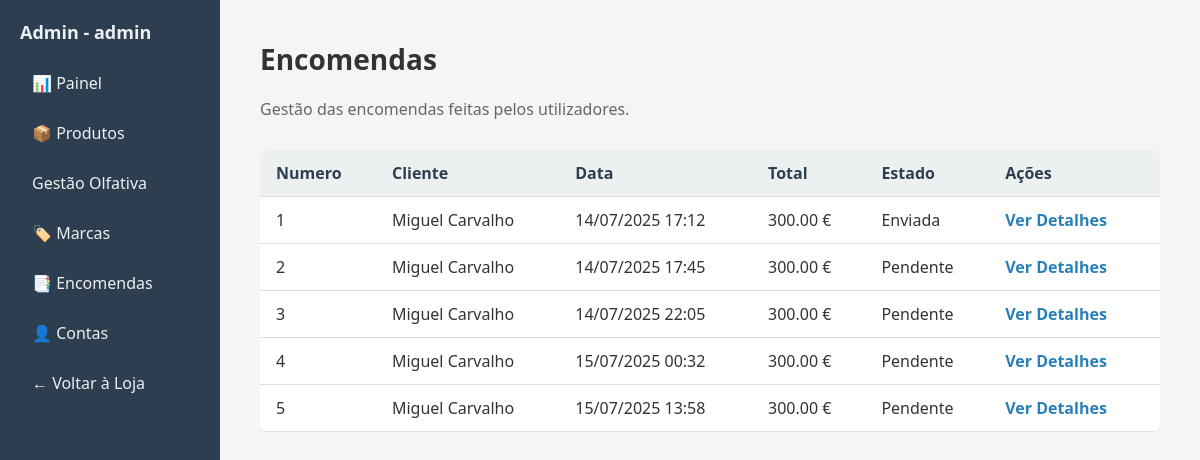
Page /dashboard/encomendas.php (signed in) on the committed database.
### tables this page shows
CREATE TABLE `encomendas` (
  `id_encomenda` int(11) NOT NULL,
  `id_cliente` int(11) DEFAULT NULL,
  `data_encomenda` datetime DEFAULT current_timestamp(),
  `total` decimal(10,2) NOT NULL,
  `estado` varchar(50) DEFAULT 'Pendente'
);

CREATE TABLE `clientes` (
  `id_cliente` int(11) NOT NULL,
  `nome_completo` varchar(255) DEFAULT NULL,
  `username` varchar(50) NOT NULL,
  `email` varchar(150) DEFAULT NULL,
  `telefone` varchar(20) DEFAULT NULL,
  `password` varchar(255) DEFAULT NULL,
  `criado_em` datetime DEFAULT current_timestamp()
);

### config.php (called while the page is built, shortened)
<?php
$host = 'localhost';
$user = 'root';
$password = '';
$dbname = 'perfumes_nicho';
try {
    $pdo = new PDO("mysql:host=$host;dbname=$dbname;charset=utf8", $user, $password);
    $pdo->setAttribute(PDO::ATTR_ERRMODE, PDO::ERRMODE_EXCEPTION);
} catch (PDOException $e) {
    die("Erro PDO: " . $e->getMessage());
}
function listarEncomendas($estado = '')
{
    global $pdo;
    $sql = "SELECT e.*, c.nome_completo
            FROM encomendas e
            JOIN clientes c ON e.id_cliente = c.id_cliente";
    if ($estado !== '') {
        $sql .= " WHERE e.estado = ?";
        $stmt = $pdo->prepare($sql);
        $stmt->execute([$estado]);
    } else {
        $stmt = $pdo->query($sql);
    }
    return $stmt->fetchAll(PDO::FETCH_ASSOC);
}
?>

### dashboard/encomendas.php (the view, shortened to what this page needs)
<?php
include('../config.php');
$encomendas = listarEncomendas();
?>
<!DOCTYPE html>
<html lang="pt">
<head>
    <link rel="stylesheet" href="styles.css">
</head>
<body>
<?php include('admin_layout.php'); ?>
<div class="main-content">
    <h1>Encomendas</h1>
    <p>Gestão das encomendas feitas pelos utilizadores.</p>
    <div class="tabela-produtos">
        <table>
            <thead>
                <tr>
                    <th>Numero</th>
                    <th>Cliente</th>
                    <th>Data</th>
                    <th>Total</th>
                    <th>Estado</th>
                    <th>Ações</th>
                </tr>
            </thead>
            <tbody>
                <?php foreach ($encomendas as $enc): ?>
                    <tr>
                        <td><?= $enc['id_encomenda'] ?></td>
                        <td><?= htmlspecialchars($enc['nome_completo']) ?></td>
                        <td><?= date('d/m/Y H:i', strtotime($enc['data_encomenda'])) ?></td>
                        <td><?= number_format($enc['total'], 2) ?> €</td>
                        <td><?= htmlspecialchars($enc['estado']) ?></td>
                        <td>
                            <a href="ver_encomenda.php?id=<?= $enc['id_encomenda'] ?>" class="editar-link">Ver Detalhes</a>                        </td>
                    </tr>
                <?php endforeach; ?>
            </tbody>
        </table>
    </div>
</div>
</body>
</html>

### dashboard/styles.css (style rules this page uses)
* { margin: 0; padding: 0; box-sizing: border-box; }
body { font-family: "Segoe UI", sans-serif; display: flex; min-height: 100vh; background-color: #f5f5f5; color: #333; }
.main-content { flex: 1; padding: 40px; }
.main-content h1 { font-size: 28px; margin-bottom: 20px; }
.main-content p { font-size: 16px; margin-bottom: 30px; color: #666; }
.tabela-produtos { max-height: 400px; overflow-y: auto; }
table { width: 100%; border-collapse: collapse; background-color: #fff; border-radius: 8px; overflow: hidden; box-shadow: 0 4px 10px rgba(0, 0, 0, 0.05); }
th, td { padding: 12px 16px; text-align: left; border-bottom: 1px solid #ddd; }
th { background-color: #ecf0f1; font-weight: bold; color: #2c3e50; }
td a { margin-right: 10px; color: #2980b9; text-decoration: none; font-weight: bold; }

### rows in the picture
encomendas: id_encomenda "1", id_cliente.nome_completo "Miguel Carvalho", data_encomenda "14/07/2025 17:12", total "300.00", estado "Enviada"
encomendas: id_encomenda "2", id_cliente.nome_completo "Miguel Carvalho", data_encomenda "14/07/2025 17:45", total "300.00", estado "Pendente"
encomendas: id_encomenda "3", id_cliente.nome_completo "Miguel Carvalho", data_encomenda "14/07/2025 22:05", total "300.00", estado "Pendente"
encomendas: id_encomenda "4", id_cliente.nome_completo "Miguel Carvalho", data_encomenda "15/07/2025 00:32", total "300.00", estado "Pendente"
encomendas: id_encomenda "5", id_cliente.nome_completo "Miguel Carvalho", data_encomenda "15/07/2025 13:58", total "300.00", estado "Pendente"

### other values in the picture
$nome_utilizador "admin"
